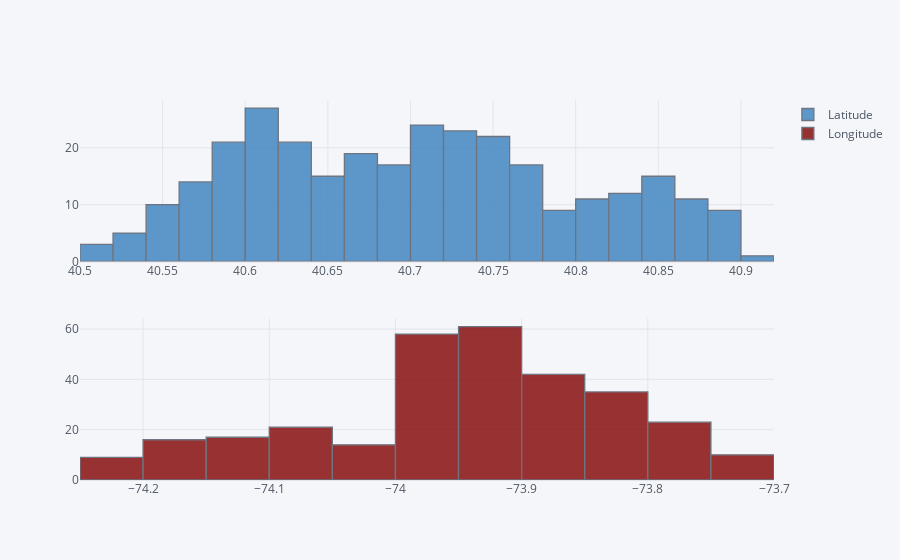

The notebook cell saved with this chart:
### Code cell
iplot(cf.subplots([NYC['Latitude'].figure(kind='hist',color=notebook_colours[8]),
                   NYC['Longitude'].figure(kind='hist',color=notebook_colours[6])],shape=(2,1)))

### Figure 1 — Plotly figure (JSON) as saved in the notebook; plotly's stock layout.template omitted (floating-point values rounded to 4 significant figures; data arrays with more than 128 entries replaced by an {"elided": "..."} marker saying what was removed)
{"data": [{"histfunc": "count", "histnorm": "", "marker": {"color": "rgba(55, 128, 191, 1.0)", "line": {"color": "#4D5663", "width": 1.3}}, "name": "Latitude", "opacity": 0.8, "orientation": "v", "type": "histogram", "x": {"elided": "306 float values"}, "xaxis": "x", "yaxis": "y"}, {"histfunc": "count", "histnorm": "", "marker": {"color": "rgba(128, 0, 0, 1.0)", "line": {"color": "#4D5663", "width": 1.3}}, "name": "Longitude", "opacity": 0.8, "orientation": "v", "type": "histogram", "x": {"elided": "306 float values"}, "xaxis": "x2", "yaxis": "y2"}], "layout": {"legend": {"bgcolor": "#F5F6F9", "font": {"color": "#4D5663"}}, "paper_bgcolor": "#F5F6F9", "plot_bgcolor": "#F5F6F9", "title": {"font": {"color": "#4D5663"}}, "xaxis": {"anchor": "y", "domain": [0, 1], "gridcolor": "#E1E5ED", "showgrid": true, "tickfont": {"color": "#4D5663"}, "title": {"font": {"color": "#4D5663"}, "text": ""}, "zerolinecolor": "#E1E5ED"}, "xaxis2": {"anchor": "y2", "domain": [0, 1], "gridcolor": "#E1E5ED", "showgrid": true, "tickfont": {"color": "#4D5663"}, "title": {"font": {"color": "#4D5663"}, "text": ""}, "zerolinecolor": "#E1E5ED"}, "yaxis": {"anchor": "x", "domain": [0.575, 1], "gridcolor": "#E1E5ED", "showgrid": true, "tickfont": {"color": "#4D5663"}, "title": {"font": {"color": "#4D5663"}, "text": ""}, "zerolinecolor": "#E1E5ED"}, "yaxis2": {"anchor": "x2", "domain": [0, 0.425], "gridcolor": "#E1E5ED", "showgrid": true, "tickfont": {"color": "#4D5663"}, "title": {"font": {"color": "#4D5663"}, "text": ""}, "zerolinecolor": "#E1E5ED"}}}
